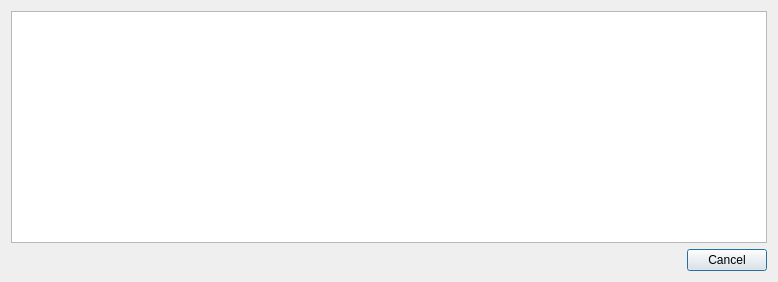
<?xml version="1.0" encoding="UTF-8"?>
<ui version="4.0">
 <class>OperatingMedicalDiagnosisDialog</class>
 <widget class="QDialog" name="OperatingMedicalDiagnosisDialog">
  <property name="geometry">
   <rect>
    <x>0</x>
    <y>0</y>
    <width>778</width>
    <height>282</height>
   </rect>
  </property>
  <property name="windowTitle">
   <string>Врачебная формулировка</string>
  </property>
  <layout class="QGridLayout" name="gridLayout">
   <item row="0" column="0">
    <widget class="COperatingMedicalDiagnosisView" name="tblMedicalDiagnosis"/>
   </item>
   <item row="1" column="0">
    <widget class="QDialogButtonBox" name="buttonBox">
     <property name="orientation">
      <enum>Qt::Horizontal</enum>
     </property>
     <property name="standardButtons">
      <set>QDialogButtonBox::Cancel</set>
     </property>
    </widget>
   </item>
  </layout>
 </widget>
 <customwidgets>
  <customwidget>
   <class>COperatingMedicalDiagnosisView</class>
   <extends>QTableView</extends>
   <header>HospitalBeds/OperatingMedicalDiagnosisView.h</header>
  </customwidget>
 </customwidgets>
 <resources/>
 <connections>
  <connection>
   <sender>buttonBox</sender>
   <signal>accepted()</signal>
   <receiver>OperatingMedicalDiagnosisDialog</receiver>
   <slot>accept()</slot>
   <hints>
    <hint type="sourcelabel">
     <x>248</x>
     <y>254</y>
    </hint>
    <hint type="destinationlabel">
     <x>157</x>
     <y>274</y>
    </hint>
   </hints>
  </connection>
  <connection>
   <sender>buttonBox</sender>
   <signal>rejected()</signal>
   <receiver>OperatingMedicalDiagnosisDialog</receiver>
   <slot>reject()</slot>
   <hints>
    <hint type="sourcelabel">
     <x>316</x>
     <y>260</y>
    </hint>
    <hint type="destinationlabel">
     <x>286</x>
     <y>274</y>
    </hint>
   </hints>
  </connection>
 </connections>
</ui>
